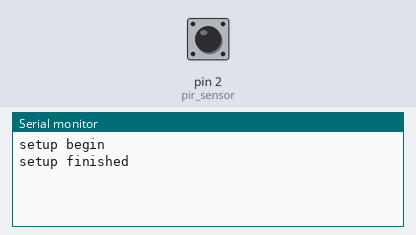
Bench run of a program on a simulated Arduino Nano, built with avr-gcc and run on an emulated ATmega328P. Shown: the last lines printed to the serial monitor. Inputs (shaded band) come from the test bench; at power-on: pin 2 (pir_sensor) HIGH.

Above: at 1.2 s.
1.3 s: pin 2 (pir_sensor) driven LOW
At 2.7 s:
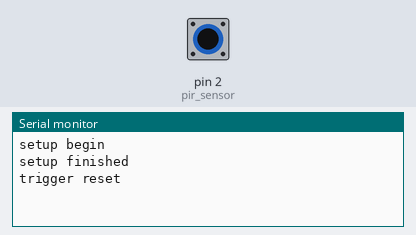
3.2 s: pin 2 (pir_sensor) pulsed HIGH 2 times (0.12 s each, 0.3 s apart)
At 4.05 s:
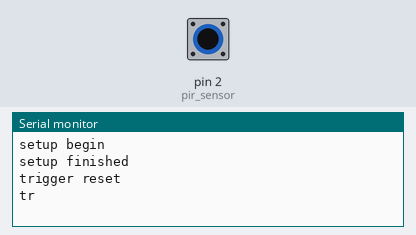

The program:

main.cpp
```cpp
#include <Arduino.h>
#include <RCSwitch.h>

RCSwitch mySwitch = RCSwitch();

// PINs
int pir_sensor = 2;   //interrupt pin 2

//433MHz codes
unsigned long motion_code = 13100;
unsigned long reset_code = 13200;

//void declaration
void motion_detected();
void motion_reset();

void setup() {
  Serial.begin(9600);
  Serial.println("setup begin");
  pinMode(pir_sensor, INPUT);
  mySwitch.enableTransmit(3);
  attachInterrupt(digitalPinToInterrupt(2), motion_detected, RISING);
  attachInterrupt(digitalPinToInterrupt(2), motion_reset, FALLING);


  Serial.println("setup finished");
}

void loop() {
  //nothing - just waiting for interrupt
  //add powersafing routine, bare model (atmega328) --> able to get power from a battery
}

void motion_detected(){
  mySwitch.send(motion_code, 24);
  Serial.println("motion detected");
}

void motion_reset() {
  mySwitch.send(reset_code, 24);
  Serial.println("trigger reset");
}
```

Measured:
- after the input at 1.3 s, the serial monitor: prints a new line after 0.45 s (image 1)
- after the input at 3.2 s, the serial monitor: prints a new line after 0.57 s (image 2)
